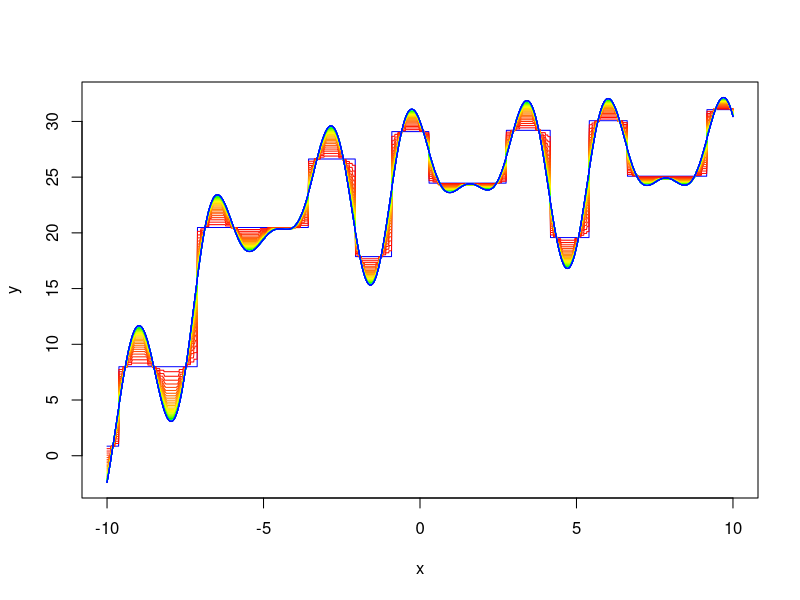

Generate this figure with R:
library(rpart)

x<-seq(-10, 10, by=0.01)
y<- sin(x) + 5*cos(2*x) - 3*sin(3*x) + (1-exp(-x/3)) + 25

#adjust the learning rate based on the requirement
learning_rate <- 0.1

#Create Data Frame
df<-as.data.frame(x)
df[2]<-as.data.frame(y)

#Initial Prediction
model_init <- rpart(y~.,data = df)
pred_prev <- predict(model_init,df["x"])
fo <- pred_prev

#Continue to predict residual till it becomes minimum
list_of_residual <- list()
list_of_pred <- list()

#Initialize the color and plot the function
color_plot <- rainbow(100)
plot(x,y, type = "line", col="red")
lines(x,pred_prev, col="blue")
#Initialize parameter for running the gradient boosting loop
i <- 0
chk <- 10000              #Any random value greater than 10
plot_chk<-0
plot_res<-0

#loop till error becomes less
while (chk >= 10) {
  i <- i+1
  df["x"]<-as.data.frame(x)
  res <- (y - pred_prev)                                        #Calculating the Pseudo-residual
  chk <- sum(abs(res))                                          #Sum of Residuals
  plot_chk[i]<-chk
  plot_res[i]<-as.data.frame(res)
  df["y"]<-as.data.frame(res)
  #Adjust the minsplit and cp to see the change in number of iteration. 
  pred_res<-rpart(y~.,data = df, 
                  control=rpart.control(minsplit=2,cp=0.001))   #Model for residual with minimum split and cp
  list_of_residual[[i]] <- as.data.frame(predict
                                         (pred_res,df["x"]))    #Predict Residuals for that iteration
  list_of_pred[[i]] <- pred_prev + (learning_rate * 
                                      as.data.frame
                                    (list_of_residual[[i]]))    #Adding the residual of previous iteration 
                                                                #with the currant residual with learinig rate
  lines(x,as.vector(unlist(list_of_pred[[i]])), col=color_plot[i])
  pred_prev <- as.data.frame(list_of_pred[[i]])
}
